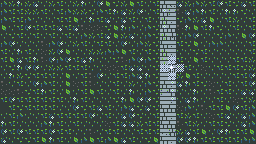

The image is a tile-based game level rendered from a .tmx file. Its description and complete source (layers, tilesets, objects, tile grids) follow:
An orthogonal 32x18 tile map with 8x8 px tiles, 3 tile layers (fondo, pasto, estrella).

<map version="1.10" tiledversion="1.11.2" orientation="orthogonal" renderorder="right-down" width="32" height="18" tilewidth="8" tileheight="8" infinite="0" nextlayerid="4" nextobjectid="1">
 <tileset firstgid="1" source="tileset_mascara.tsx" />
 <layer id="2" name="fondo" width="32" height="18">
  <data encoding="csv">
1,1,1,1,1,1,1,1,1,1,1,1,1,1,1,1,1,1,1,1,1,1,1,1,1,1,1,1,1,1,1,1,
1,1,1,1,1,1,1,1,1,1,1,1,1,1,1,1,1,1,1,1,1,1,1,1,1,1,1,1,1,1,1,1,
1,1,1,1,1,1,1,1,1,1,1,1,1,1,1,1,1,1,1,1,1,1,1,1,1,1,1,1,1,1,1,1,
1,1,1,1,1,1,1,1,1,1,1,1,1,1,1,1,1,1,1,1,1,1,1,1,1,1,1,1,1,1,1,1,
1,1,1,1,1,1,1,1,1,1,1,1,1,1,1,1,1,1,1,1,1,1,1,1,1,1,1,1,1,1,1,1,
1,1,1,1,1,1,1,1,1,1,1,1,1,1,1,1,1,1,1,1,1,1,1,1,1,1,1,1,1,1,1,1,
1,1,1,1,1,1,1,1,1,1,1,1,1,1,1,1,1,1,1,1,1,1,1,1,1,1,1,1,1,1,1,1,
1,1,1,1,1,1,1,1,1,1,1,1,1,1,1,1,1,1,1,1,1,1,1,1,1,1,1,1,1,1,1,1,
1,1,1,1,1,1,1,1,1,1,1,1,1,1,1,1,1,1,1,1,1,1,1,1,1,1,1,1,1,1,1,1,
1,1,1,1,1,1,1,1,1,1,1,1,1,1,1,1,1,1,1,1,1,1,1,1,1,1,1,1,1,1,1,1,
1,1,1,1,1,1,1,1,1,1,1,1,1,1,1,1,1,1,1,1,1,1,1,1,1,1,1,1,1,1,1,1,
1,1,1,1,1,1,1,1,1,1,1,1,1,1,1,1,1,1,1,1,1,1,1,1,1,1,1,1,1,1,1,1,
1,1,1,1,1,1,1,1,1,1,1,1,1,1,1,1,1,1,1,1,1,1,1,1,1,1,1,1,1,1,1,1,
1,1,1,1,1,1,1,1,1,1,1,1,1,1,1,1,1,1,1,1,1,1,1,1,1,1,1,1,1,1,1,1,
1,1,1,1,1,1,1,1,1,1,1,1,1,1,1,1,1,1,1,1,1,1,1,1,1,1,1,1,1,1,1,1,
1,1,1,1,1,1,1,1,1,1,1,1,1,1,1,1,1,1,1,1,1,1,1,1,1,1,1,1,1,1,1,1,
1,1,1,1,1,1,1,1,1,1,1,1,1,1,1,1,1,1,1,1,1,1,1,1,1,1,1,1,1,1,1,1,
1,1,1,1,1,1,1,1,1,1,1,1,1,1,1,1,1,1,1,1,1,1,1,1,1,1,1,1,1,1,1,1
</data>
 </layer>
 <layer id="1" name="pasto" width="32" height="18">
  <data encoding="csv">
4,9,6,9,7,3,9,2,3,9,6,3,10,8,5,9,8,2,3,2,11,12,7,9,4,9,2,10,2,5,7,2,
4,2,2,9,9,2,3,2,4,9,9,5,4,2,6,7,9,10,3,2,27,28,17,7,4,6,2,3,6,6,5,3,
4,2,2,4,3,3,3,2,2,8,3,6,2,7,3,7,2,3,2,3,11,12,5,4,9,7,8,3,2,9,3,2,
8,3,2,10,2,2,2,7,2,7,17,18,18,5,8,6,4,3,4,5,27,28,17,6,8,2,6,5,3,2,3,2,
3,5,2,3,2,3,2,3,2,3,4,9,2,7,8,9,7,3,4,5,11,12,3,4,10,3,3,5,4,3,8,10,
4,10,3,3,3,17,4,10,3,9,2,3,2,2,3,10,3,4,9,5,27,28,2,5,8,3,4,4,3,3,3,2,
2,3,6,2,3,18,9,10,8,3,3,9,9,4,4,8,2,3,2,5,11,12,3,3,5,2,3,3,3,3,3,2,
2,8,7,2,6,17,10,4,10,2,7,6,3,3,5,17,4,10,4,5,27,28,2,3,8,2,3,3,3,2,2,9,
3,5,6,10,10,3,9,9,2,2,2,3,3,18,18,2,7,7,3,5,11,12,5,2,3,18,3,2,2,2,5,9,
3,6,9,5,2,2,2,3,8,3,2,17,10,3,2,2,4,7,6,5,27,28,9,8,2,3,3,3,3,2,2,10,
17,3,2,3,10,4,2,3,8,18,2,17,3,3,2,3,9,3,4,5,11,12,7,6,2,5,18,3,2,3,2,10,
18,18,17,5,2,6,2,3,8,3,2,8,2,3,2,3,6,3,4,5,27,28,3,3,6,3,17,2,2,3,7,7,
2,10,2,2,2,2,2,2,3,6,2,3,3,3,5,6,8,10,10,5,11,12,3,7,6,3,3,2,3,18,5,9,
0,2,5,2,2,2,2,3,3,10,5,2,7,2,3,4,7,5,7,5,27,28,18,4,3,17,2,2,8,10,2,4,
3,2,4,3,3,2,7,2,2,2,2,10,3,2,3,7,10,5,3,2,11,12,2,9,2,3,18,2,7,3,7,4,
6,2,3,3,3,4,6,2,3,2,3,3,3,18,2,7,7,9,2,2,27,28,17,2,9,3,2,2,5,3,7,4,
10,2,10,2,2,2,10,2,2,3,3,17,3,2,2,3,3,2,2,2,11,12,9,7,2,8,3,10,6,2,2,8,
7,3,5,5,2,8,6,2,3,8,4,8,2,4,8,7,2,3,5,8,27,28,10,10,6,2,2,2,2,2,4,4
</data>
 </layer>
 <layer id="3" name="estrella" width="32" height="18">
  <data encoding="csv">
0,0,0,0,0,0,0,0,0,0,0,0,0,0,0,0,0,0,0,0,11,29,0,0,0,0,0,0,0,0,0,0,
0,0,0,0,0,0,0,0,0,0,0,0,0,0,0,0,0,0,0,0,31,15,0,0,0,0,0,0,0,0,0,0,
0,0,0,0,0,0,0,0,0,0,0,0,0,0,0,0,0,0,0,0,14,27,0,0,0,0,0,0,0,0,0,0,
0,0,0,0,0,0,0,0,0,0,0,0,0,0,0,0,0,0,0,0,31,29,0,0,0,0,0,0,0,0,0,0,
0,0,0,0,0,0,0,0,0,0,0,0,0,0,0,0,0,0,0,0,14,13,0,0,0,0,0,0,0,0,0,0,
0,0,0,0,0,0,0,0,0,0,0,0,0,0,0,0,0,0,0,0,28,12,0,0,0,0,0,0,0,0,0,0,
0,0,0,0,0,0,0,0,0,0,0,0,0,0,0,0,0,0,0,0,14,27,0,0,0,0,0,0,0,0,0,0,
0,0,0,0,0,0,0,0,0,0,0,0,0,0,0,0,0,0,0,0,14,196,0,0,0,0,0,0,0,0,0,0,
0,0,0,0,0,0,0,0,0,0,0,0,0,0,0,0,0,0,0,0,196,25,196,0,0,0,0,0,0,0,0,0,
0,0,0,0,0,0,0,0,0,0,0,0,0,0,0,0,0,0,0,0,11,196,0,0,0,0,0,0,0,0,0,0,
0,0,0,0,0,0,0,0,0,0,0,0,0,0,0,0,0,0,0,0,12,31,0,0,0,0,0,0,0,0,0,0,
0,0,0,0,0,0,0,0,0,0,0,0,0,0,0,0,0,0,0,0,15,31,0,0,0,0,0,0,0,0,0,0,
0,0,0,0,0,0,0,0,0,0,0,0,0,0,0,0,0,0,0,0,28,31,0,0,0,0,0,0,0,0,0,0,
0,0,0,0,0,0,0,0,0,0,0,0,0,0,0,0,0,0,0,0,28,27,0,0,0,0,0,0,0,0,0,0,
0,0,0,0,0,0,0,0,0,0,0,0,0,0,0,0,0,0,0,0,13,28,0,0,0,0,0,0,0,0,0,0,
0,0,0,0,0,0,0,0,0,0,0,0,0,0,0,0,0,0,0,0,28,27,0,0,0,0,0,0,0,0,0,0,
0,0,0,0,0,0,0,0,0,0,0,0,0,0,0,0,0,0,0,0,29,15,0,0,0,0,0,0,0,0,0,0,
0,0,0,0,0,0,0,0,0,0,0,0,0,0,0,0,0,0,0,0,29,12,0,0,0,0,0,0,0,0,0,0
</data>
 </layer>
</map>